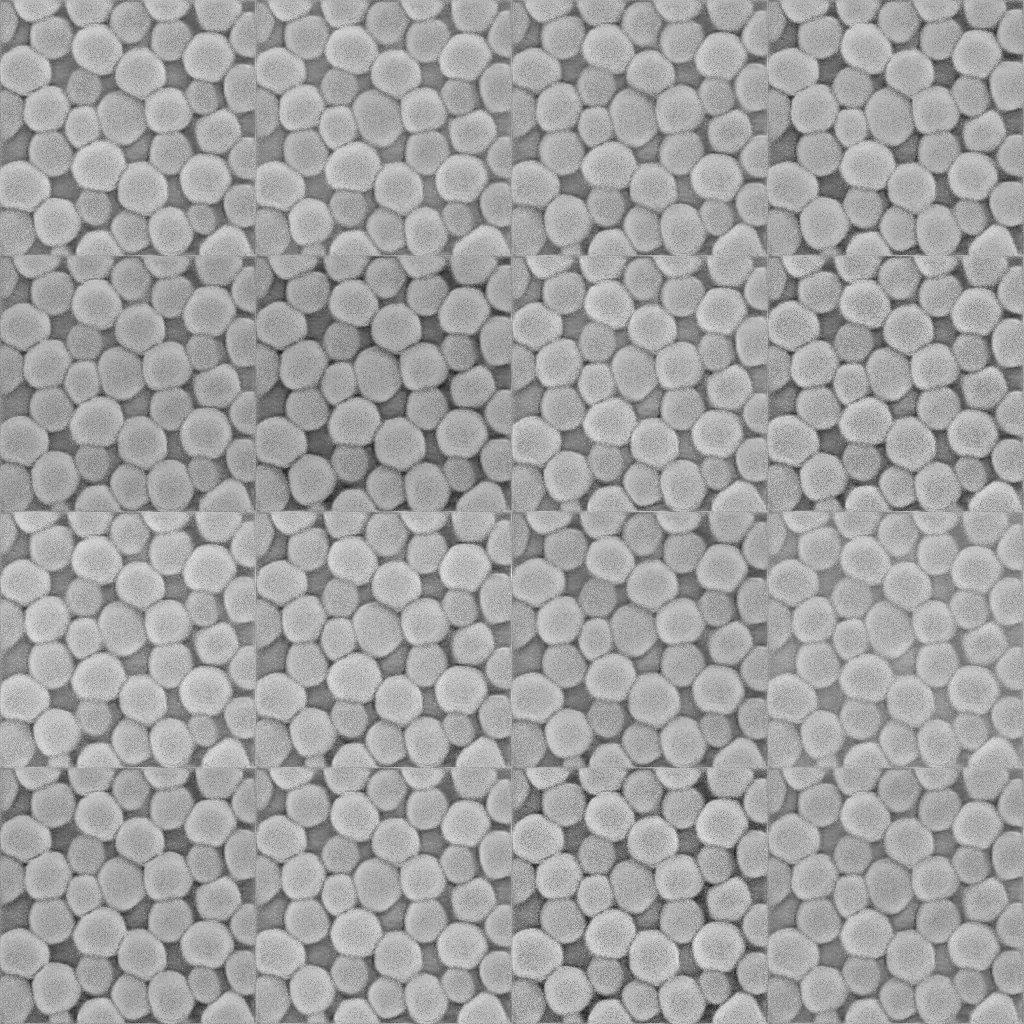

Write Python code to recreate this figure.
import os
import time

import PIL

import legacy
import torch
import numpy as np
from cv2 import cv2
from matplotlib import pyplot as plt


import dnnlib

# BOX_COLOR = (255, 0, 0)  # Red
# TEXT_COLOR = (255, 255, 255)  # White
from utils.general import xyxy2xywh, xywh2xyxy, clip_coords, increment_path


def visualize_bbox(imgs, bboxs, thickness=1):
    """Visualizes a single bounding box on the image"""
    for idx, (img, box) in enumerate(zip(imgs, bboxs)):
        img = img.to(torch.int8).cpu().numpy()
        for bbox in box:
            _, x_c, y_c, w, h = bbox * 255
            x_min, x_max, y_min, y_max = int(x_c - w/2), int(x_c + w/2), int(y_c - w/2), int(y_c + h/2)

            cv2.rectangle(img, (x_min, y_min), (x_max, y_max), (255, 0, 0))

            #  ((text_width, text_height), _) = cv2.getTextSize(class_name, cv2.FONT_HERSHEY_SIMPLEX, 0.35, 1)
            # cv2.rectangle(img, (x_min, y_min - int(1.3 * text_height)), (x_min + text_width, y_min), BOX_COLOR, -1)
            # cv2.putText(
            #     img,
            #     #text=class_name,
            #     #org=(x_min, y_min - int(0.3 * text_height)),
            #     fontFace=cv2.FONT_HERSHEY_SIMPLEX,
            #     fontScale=0.35,
            #     color=TEXT_COLOR,
            #     lineType=cv2.LINE_AA,
            # )
        cv2.imwrite(f"gen_{idx}.png", img)

def save_image_grid(img, fname, drange, grid_size):
    lo, hi = drange
    img = np.asarray(img, dtype=np.float32)
    img = (img - lo) * (255 / (hi - lo))
    img = np.rint(img).clip(0, 255).astype(np.uint8)

    gw, gh = grid_size
    _N, C, H, W = img.shape
    img = img.reshape(gh, gw, C, H, W)
    img = img.transpose(0, 3, 1, 4, 2)
    img = img.reshape(gh * H, gw * W, C)

    assert C in [1, 3]
    if C == 1:
        PIL.Image.fromarray(img[:, :, 0], 'L').save(fname)
    if C == 3:
        PIL.Image.fromarray(img, 'RGB').save(fname)


def label_preparetion(labels, nums = 256):
    new_bbox, new_label = [], []
    for batch, label in enumerate(labels):
        if label.shape[0] < nums:
            tmp = torch.zeros([nums-label.shape[0],5])
            label[:, 0] = 1
            label = torch.cat([label, tmp], dim=0)

        new_bbox.append(label[:nums])

    return np.stack(new_bbox)


def generate_labels(batch_size=8, seed=0, nums = 256):
    new_labels = []
    np.random.seed(seed)
    for idx in range(batch_size):
        rnd = np.random.randint(20, 40)
        rnd_level = np.random.choice(np.linspace(1, 4, 31), 1)
        batch = int(800 / (rnd_level * rnd))
        init_ = np.random.choice(np.linspace(20, 200, 181), batch * 2).reshape(batch, 2) / 255
        shape_ = (np.random.choice(np.linspace(-3, 3, 7), batch * 2).reshape(batch, 2) + rnd) / 255
        head_ = np.zeros([batch, 2])
        head_[:, 0] = idx
        new_labels.append(torch.from_numpy(np.concatenate([head_, init_, shape_], -1)))

    return new_labels

def generate_labels2(batch_size=8, seed=0, nums = 256):
    new_labels = []
    np.random.seed(seed)
    bbox = np.array([[0, 0, 130, 130, 40, 40]])
    for _ in range(batch_size):
        new_labels.append(torch.from_numpy(bbox / 255))

    return new_labels

def plot(label, batch, run_dir):
    print("generate groundTrue bbox...")
    gt_img = np.ones([batch, 256, 258, 3]) * 255
    gt_img[:, :, 257:, ] = 0
    for idx, bboxs in enumerate(label):
        for bbox in bboxs:
            (x, y, w, h) = bbox[1:] * 255
            x1, y1, x2, y2 = int(x-w/2), int(y-h/2), int(x+w/2), int(y+h/2)
            cv2.rectangle(gt_img[idx], (x1,y1),(x2,y2), (255, 0, 255), 2)

    gt_img = np.concatenate(gt_img, 1)
    cv2.imwrite(run_dir, gt_img)


def save_one_box(xyxy, im, file='image.jpg', gain=1.02, pad=10, square=False, BGR=False, save=True):
    # Save image crop as {file} with crop size multiple {gain} and {pad} pixels. Save and/or return crop
    xyxy = torch.tensor(xyxy).view(-1, 4)
    b = xyxy2xywh(xyxy)  # boxes
    if square:
        b[:, 2:] = b[:, 2:].max(1)[0].unsqueeze(1)  # attempt rectangle to square
    b[:, 2:] = b[:, 2:] * gain + pad  # box wh * gain + pad
    xyxy = xywh2xyxy(b).long()
    clip_coords(xyxy, im.shape)
    crop = im[int(xyxy[0, 1]):int(xyxy[0, 3]), int(xyxy[0, 0]):int(xyxy[0, 2]), ::(1 if BGR else -1)]
    return crop

if __name__ == "__main__":
    batch_gpu = 16
    gh, gw = 4, 4
    seed = 7
    # _label = generate_labels(batch_gpu, seed=10)

    # print(_label)
    _label = np.loadtxt('./data_1_4.txt')
    print(_label)
    label_int = _label.copy()
    label_int[:, 1] = _label[:, 1] - _label[:, 3] / 2
    label_int[:, 2] = _label[:, 2] - _label[:, 4] / 2
    label_int[:, 3] = _label[:, 1] + _label[:, 3] / 2
    label_int[:, 4] = _label[:, 2] + _label[:, 4] / 2

    label_int = (label_int * 255).astype(int)
    print(label_int)
    new_label = []

    new_label.append(torch.from_numpy(_label))

    plot(new_label, batch_gpu, 'gt_label_init.png')

    device = torch.device('cuda')
    gen_label = torch.from_numpy(label_preparetion(new_label)).to(device)

    network_pkl = '../res/stylegan_ada_debug/00091--auto1-batch8/network-snapshot-000800.pkl'
    # network_pkl = '../res/stylegan_ada_debug/00065--auto1-batch8/network-snapshot-004600.pkl'
    with dnnlib.util.open_url(network_pkl) as f:
        G = legacy.load_network_pkl(f)['G_ema'].to(device)

    truncation_psi = 1
    noise_mode = 'const'

    z = torch.from_numpy(np.random.RandomState(5000).randn(1, G.z_dim)).to(device)
    img = G(z, gen_label, truncation_psi=truncation_psi, noise_mode=noise_mode)
    save_image_grid(img.cpu().numpy(), f'gen.png', drange=[-1, 1], grid_size=(1, 1))
    img = (img.permute(0, 2, 3, 1) * 127.5 + 128).clamp(0, 255).to(torch.uint8)
    img = img.unbind(0)[0].cpu().numpy()

    # print(label_int[1][1:])
    for idx, label in enumerate(label_int):
        crop = save_one_box(label_int[idx][1:], img)
        cv2.imwrite(f'crop/sc_{idx}.png', crop)

    for lab in label_int:
        cv2.rectangle(img, (lab[1], lab[2]), (lab[3], lab[4]), (255, 0, 0))

    cv2.imwrite("gen_bbox_5000_4.png", img)